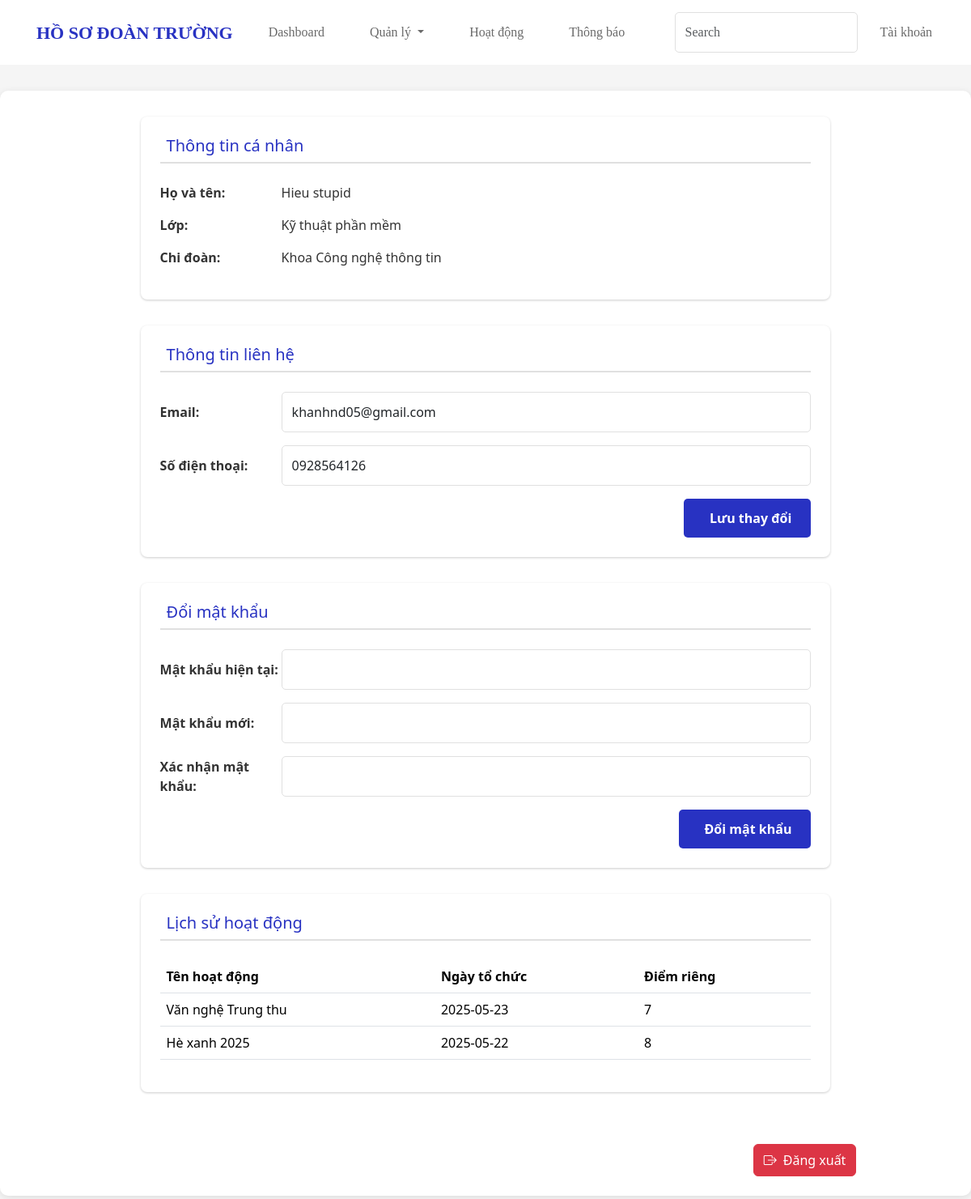
The app's page /account.php (signed in) with its own data.
### tables this page shows
CREATE TABLE `doanvien` (
  `id` int(11) NOT NULL,
  `ho_ten` varchar(100) NOT NULL,
  `gioi_tinh` enum('Nam','Nữ','Khác') NOT NULL,
  `ngay_sinh` date DEFAULT NULL,
  `lop_id` int(11) DEFAULT NULL,
  `chidoan_id` int(11) DEFAULT NULL,
  `khoa` int(11) DEFAULT NULL,
  `email` varchar(100) DEFAULT NULL,
  `sdt` varchar(15) DEFAULT NULL,
  `chuc_vu` enum('doanvien','canbodoan','admin') DEFAULT 'doanvien',
  `nienkhoa` int(11) DEFAULT NULL,
  `password` varchar(255) DEFAULT NULL,
  `reset_token` varchar(255) DEFAULT NULL,
  `reset_token_expiry` datetime DEFAULT NULL
);

CREATE TABLE `lop` (
  `id` int(11) NOT NULL,
  `ten_lop` varchar(50) NOT NULL,
  `chidoan_id` int(11) DEFAULT NULL
);

CREATE TABLE `chidoan` (
  `id` int(11) NOT NULL,
  `ten_chidoan` varchar(100) NOT NULL
);

CREATE TABLE `thamgia` (
  `id` int(11) NOT NULL,
  `doanvien_id` int(11) DEFAULT NULL,
  `hoatdong_id` int(11) DEFAULT NULL,
  `diem_rieng` int(11) DEFAULT 0
);

CREATE TABLE `hoatdong` (
  `id` int(11) NOT NULL,
  `ten_hoat_dong` varchar(150) NOT NULL,
  `ngay_to_chuc` date DEFAULT NULL,
  `noi_dung` text DEFAULT NULL,
  `diem` int(11) DEFAULT 0,
  `dia_diem` varchar(255) DEFAULT NULL,
  `loai_hoat_dong` varchar(100) DEFAULT NULL,
  `so_luong_tham_gia` int(11) DEFAULT 0,
  `ngay_tao` datetime DEFAULT current_timestamp(),
  `nguoi_tao` int(11) DEFAULT NULL,
  `trang_thai` enum('chờ duyệt','đã duyệt','đã kết thúc') DEFAULT 'chờ duyệt'
);

### account.php (the view, shortened to what this page needs)
<?php
$host = 'localhost';
$dbname = 'quanlydoanvien';
$username = 'root';
$password = '';
try {
    $conn = new PDO("mysql:host=$host;dbname=$dbname;charset=utf8", $username, $password);
    $conn->setAttribute(PDO::ATTR_ERRMODE, PDO::ERRMODE_EXCEPTION);
} catch (PDOException $e) {
    die("Kết nối thất bại: " . $e->getMessage());
}
$doanvien_id = $_SESSION["id"];
$sql = "SELECT dv.*, l.ten_lop, cd.ten_chidoan
        FROM doanvien dv
        JOIN lop l ON dv.lop_id = l.id
        JOIN chidoan cd ON dv.chidoan_id = cd.id
        WHERE dv.id = :id";
$stmt = $conn->prepare($sql);
$stmt->bindParam(':id', $doanvien_id);
$stmt->execute();
$user = $stmt->fetch(PDO::FETCH_ASSOC);
$sql_activity = "SELECT hd.ten_hoat_dong, hd.ngay_to_chuc, tg.diem_rieng
                FROM thamgia tg
                JOIN hoatdong hd ON tg.hoatdong_id = hd.id
                WHERE tg.doanvien_id = :id
                ORDER BY hd.ngay_to_chuc DESC";
$stmt_activity = $conn->prepare($sql_activity);
$stmt_activity->bindParam(':id', $doanvien_id);
$stmt_activity->execute();
$activities = $stmt_activity->fetchAll(PDO::FETCH_ASSOC);
?>
<!DOCTYPE html>
<html lang="vi">
<head>
    <link href="https://cdn.jsdelivr.net/npm/bootstrap@5.3.3/dist/css/bootstrap.min.css" rel="stylesheet"
>
    <link rel="stylesheet" href="https://cdn.jsdelivr.net/npm/bootstrap-icons/font/bootstrap-icons.css">
    <link rel="stylesheet" href="nav.css">
    <link rel="stylesheet" href="manage_modal.css">
</head>
<body>
    <?php include "Navbar.php" ?>
    <div class="container-fluid account-container">
        <div class="row narrow-row">
            <div class="col-12">
                <div class="account-content">
                    <div id="account-info" class="account-section">
                        <form method="POST">
                            <div class="section">
                                <h2><i class="fas fa-id-card me-2"></i>Thông tin cá nhân</h2>
                                <div class="info-row">
                                    <div class="info-label">Họ và tên:</div>
                                    <div class="info-value"><?php echo htmlspecialchars($user['ho_ten']); ?></div>
                                </div>
                                <div class="info-row">
                                    <div class="info-label">Lớp:</div>
                                    <div class="info-value"><?php echo htmlspecialchars($user['ten_lop']); ?></div>
                                </div>
                                <div class="info-row">
                                    <div class="info-label">Chi đoàn:</div>
                                    <div class="info-value"><?php echo htmlspecialchars($user['ten_chidoan']); ?></div>
                                </div>
                            </div>
                            <div class="section">
                                <h2><i class="fas fa-address-book me-2"></i>Thông tin liên hệ</h2>
                                <div class="info-row">
                                    <div class="info-label">Email:</div>
                                    <div class="info-value">
                                        <input type="email" name="email" class="form-control" value="<?php echo htmlspecialchars($user['email']); ?>">
                                    </div>
                                </div>
                                <div class="info-row">
                                    <div class="info-label">Số điện thoại:</div>
                                    <div class="info-value">
                                        <input type="tel" name="phone" class="form-control" value="<?php echo htmlspecialchars($user['sdt']); ?>">
                                    </div>
                                </div>
                                <div style="display: flex; justify-content:end">
                                    <button type="submit" name="update_info" class="btn btn-primary">
                                        <i class="fas fa-save me-2"></i>Lưu thay đổi
                                    </button>
                                </div>
                            </div>
                        </form>
                    </div>
                    <div id="change-password" class="account-section hidden">
                        <form method="POST">
                            <div class="section">
                                <h2><i class="fas fa-key me-2"></i>Đổi mật khẩu</h2>
                                <div class="info-row">
                                    <div class="info-label">Mật khẩu hiện tại:</div>
                                    <div class="info-value">
                                        <input type="password" name="current_password" class="form-control" required>
                                    </div>
                                </div>
                                <div class="info-row">
                                    <div class="info-label">Mật khẩu mới:</div>
                                    <div class="info-value">
                                        <input type="password" name="new_password" class="form-control" required>
                                    </div>
                                </div>
                                <div class="info-row">
                                    <div class="info-label">Xác nhận mật khẩu:</div>
                                    <div class="info-value">
                                        <input type="password" name="confirm_password" class="form-control" required>
                                    </div>
                                </div>
                                <div div style="display: flex; justify-content:end">
                                    <button type="submit" name="change_password" class="btn btn-primary">
                                        <i class="fas fa-save me-2"></i>Đổi mật khẩu
                                    </button>
                                </div>
                            </div>
                        </form>
                    </div>
                    <div id="activity-history" class="account-section hidden">
                        <div class="section">
                            <h2><i class="fas fa-history me-2"></i>Lịch sử hoạt động</h2>
                            <div class="table-responsive">
                                <table class="table table-hover">
                                    <thead>
                                        <tr>
                                            <th>Tên hoạt động</th>
                                            <th>Ngày tổ chức</th>
                                            <th>Điểm riêng</th>
                                        </tr>
                                    </thead>
                                    <tbody>
                                        <?php foreach ($activities as $activity): ?>
                                            <tr>
                                                <td><?php echo htmlspecialchars($activity['ten_hoat_dong']); ?></td>
                                                <td><?php echo htmlspecialchars($activity['ngay_to_chuc']); ?></td>
                                                <td><?php echo htmlspecialchars($activity['diem_rieng']); ?></td>
                                            </tr>
                                        <?php endforeach; ?>
                                    </tbody>
                                </table>
                            </div>
                        </div>
                    </div>
                </div>
                <div class="d-flex justify-content-end mb-4">
                    <button onclick="logout()" class="btn btn-danger" style="height: 40px;">
                        <i class="bi bi-box-arrow-right me-2"></i>Đăng xuất
                    </button>
                </div>
            </div>
        </div>
    </div>
</body>
</html>

### nav.css (style rules this page uses)
:root { --mainBlue : #2832c2; --baseFont : bahnschrift; --fontGray : #6a6a6a; }

### manage_modal.css (style rules this page uses)
:root { --mainBlue : #2832c2; --baseFont : bahnschrift; --fontGray : #6a6a6a; --backGroundGray : #dddddd; --whiteGray : #f2f3f5; --footer : #27304D; }

### account.php (style rules this page uses)
:root { --primary-color: #2832c2; --secondary-color: #1a237e; --accent-color: #3949ab; --text-color: #333; --light-gray: #f5f5f5; --border-color: #e0e0e0; }
.narrow-row { width: 80%; margin: 0 auto; }
body { font-family: 'Bahnschrift', 'Segoe UI', Tahoma, Geneva, Verdana, sans-serif; background-color: var(--light-gray); color: var(--text-color); }
.account-container { max-width: 1200px; margin: 2rem auto; background: white; border-radius: 10px; box-shadow: 0 2px 10px rgba(0, 0, 0, 0.1); overflow: hidden; }
.account-content { padding: 2rem; }
.section { background: white; padding: 1.5rem; border-radius: 8px; margin-bottom: 2rem; box-shadow: 0 1px 3px rgba(0, 0, 0, 0.2); }
.section h2 { color: var(--primary-color); font-size: 1.25rem; margin-bottom: 1.5rem; padding-bottom: 0.5rem; border-bottom: 2px solid var(--border-color); }
.info-row { display: flex; margin-bottom: 1rem; align-items: center; }
.info-label { width: 150px; font-weight: 600; color: var(--text-color); }
.info-value { flex: 1; }
.form-control { border: 1px solid var(--border-color); border-radius: 5px; padding: 0.75rem; transition: all 0.3s ease; }
.btn-primary { background-color: var(--primary-color); border: none; padding: 0.75rem 1.5rem; border-radius: 5px; font-weight: 600; transition: all 0.3s ease; }

### records on screen
doanvien: ho_ten "Hieu stupid", lop.ten_lop "Kỹ thuật phần mềm", chidoan.ten_chidoan "Khoa Công nghệ thông tin", email "khanhnd05@gmail.com", phone "0928564126"
thamgia: hoatdong.ten_hoat_dong "Văn nghệ Trung thu", hoatdong.ngay_to_chuc "2025-05-23", diem_rieng "7"
thamgia: hoatdong.ten_hoat_dong "Hè xanh 2025", hoatdong.ngay_to_chuc "2025-05-22", diem_rieng "8"
